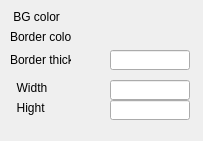
<?xml version="1.0" encoding="UTF-8"?>
<ui version="4.0">
 <class>ItemSettings</class>
 <widget class="QWidget" name="ItemSettings">
  <property name="geometry">
   <rect>
    <x>0</x>
    <y>0</y>
    <width>203</width>
    <height>141</height>
   </rect>
  </property>
  <property name="windowTitle">
   <string>Form</string>
  </property>
  <widget class="param_ed" name="ed_lib_border_thick">
   <property name="geometry">
    <rect>
     <x>110</x>
     <y>50</y>
     <width>80</width>
     <height>20</height>
    </rect>
   </property>
   <property name="maximumSize">
    <size>
     <width>80</width>
     <height>20</height>
    </size>
   </property>
   <property name="maximumSize1" stdset="0">
    <size>
     <width>50</width>
     <height>20</height>
    </size>
   </property>
  </widget>
  <widget class="QLabel" name="labelBGColor">
   <property name="geometry">
    <rect>
     <x>10</x>
     <y>10</y>
     <width>61</width>
     <height>13</height>
    </rect>
   </property>
   <property name="text">
    <string> BG color</string>
   </property>
  </widget>
  <widget class="ColorLabel" name="BGcolor">
   <property name="geometry">
    <rect>
     <x>100</x>
     <y>10</y>
     <width>91</width>
     <height>20</height>
    </rect>
   </property>
   <property name="text">
    <string/>
   </property>
  </widget>
  <widget class="QLabel" name="labelBorderColor">
   <property name="geometry">
    <rect>
     <x>10</x>
     <y>30</y>
     <width>61</width>
     <height>13</height>
    </rect>
   </property>
   <property name="text">
    <string>Border color</string>
   </property>
  </widget>
  <widget class="ColorLabel" name="BorderColor">
   <property name="geometry">
    <rect>
     <x>100</x>
     <y>30</y>
     <width>91</width>
     <height>20</height>
    </rect>
   </property>
   <property name="text">
    <string/>
   </property>
  </widget>
  <widget class="QLabel" name="labelBorderThick">
   <property name="geometry">
    <rect>
     <x>10</x>
     <y>50</y>
     <width>61</width>
     <height>20</height>
    </rect>
   </property>
   <property name="text">
    <string>Border thick</string>
   </property>
  </widget>
  <widget class="QLabel" name="labelWidth">
   <property name="geometry">
    <rect>
     <x>10</x>
     <y>80</y>
     <width>50</width>
     <height>16</height>
    </rect>
   </property>
   <property name="text">
    <string>  Width</string>
   </property>
  </widget>
  <widget class="param_ed" name="ed_lib_width">
   <property name="geometry">
    <rect>
     <x>110</x>
     <y>80</y>
     <width>80</width>
     <height>20</height>
    </rect>
   </property>
   <property name="maximumSize">
    <size>
     <width>80</width>
     <height>20</height>
    </size>
   </property>
   <property name="maximumSize1" stdset="0">
    <size>
     <width>50</width>
     <height>20</height>
    </size>
   </property>
  </widget>
  <widget class="QLabel" name="labelHight">
   <property name="geometry">
    <rect>
     <x>10</x>
     <y>100</y>
     <width>50</width>
     <height>16</height>
    </rect>
   </property>
   <property name="text">
    <string>  Hight</string>
   </property>
  </widget>
  <widget class="param_ed" name="ed_lib_hight">
   <property name="geometry">
    <rect>
     <x>110</x>
     <y>100</y>
     <width>80</width>
     <height>20</height>
    </rect>
   </property>
   <property name="maximumSize">
    <size>
     <width>80</width>
     <height>20</height>
    </size>
   </property>
   <property name="maximumSize1" stdset="0">
    <size>
     <width>50</width>
     <height>20</height>
    </size>
   </property>
  </widget>
 </widget>
 <customwidgets>
  <customwidget>
   <class>ColorLabel</class>
   <extends>QLabel</extends>
   <header>colorlabel.h</header>
  </customwidget>
  <customwidget>
   <class>param_ed</class>
   <extends>QLineEdit</extends>
   <header location="global">param_ed.h</header>
  </customwidget>
 </customwidgets>
 <resources/>
 <connections/>
</ui>
